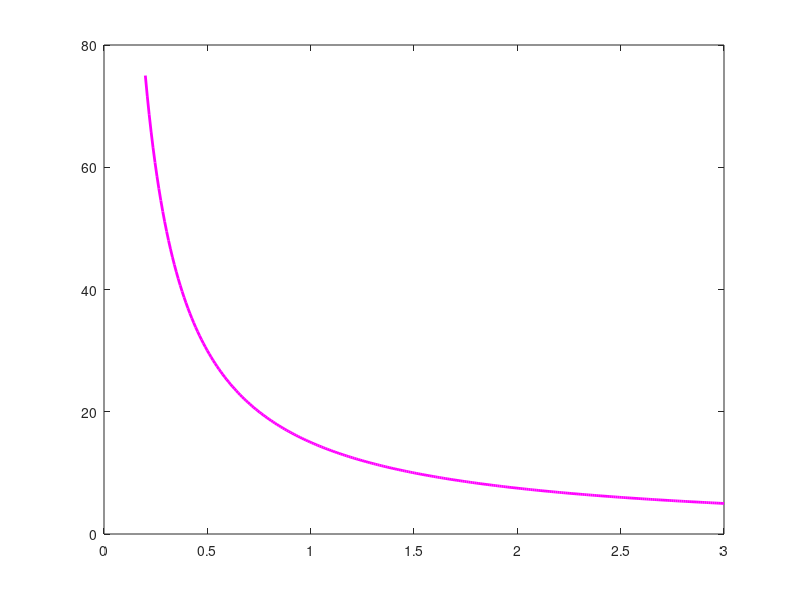

This chart was generated by the following MATLAB code: (Note: this script raises an error after producing the figure.)

% Bandwidth vs Range Resolution Plot to compare among other available
% radars

c = 3e8;  


bandwidths = linspace(0.2e9, 3e9, 300);  % 0.2 GHz to 3 GHz
range_resolution = c ./ (2 .* bandwidths);

% Plot
figure;
plot(bandwidths/1e9, range_resolution*100, 'm-', 'LineWidth', 2);  % cm
hold on;

% Add horizontal markers
yline(60, '--g', 'Narrowband Radar (~60 cm, 250 MHz )', 'LineWidth', 1.5, 'LabelHorizontalAlignment','left', 'FontSize',10);
yline(15, '--p', 'Automotive FMCW Radar (~15 cm, 1 GHz)', 'LineWidth', 1.5, 'LabelHorizontalAlignment','left', 'FontSize',10);
yline(7.5, '--r', 'Your UWB Radar (~7.5 cm, 2GHz)', 'LineWidth', 1.5, 'LabelHorizontalAlignment','left', 'FontSize',10);

% Enhancements
xlabel('Bandwidth (GHz)', 'FontSize', 12);
ylabel('Range Resolution (cm)', 'FontSize', 12);
title('Effect of Bandwidth on Range Resolution', 'FontSize', 14);
grid on;
xlim([0.2 3]);
ylim([0 70]);
set(gca, 'FontSize', 12);
